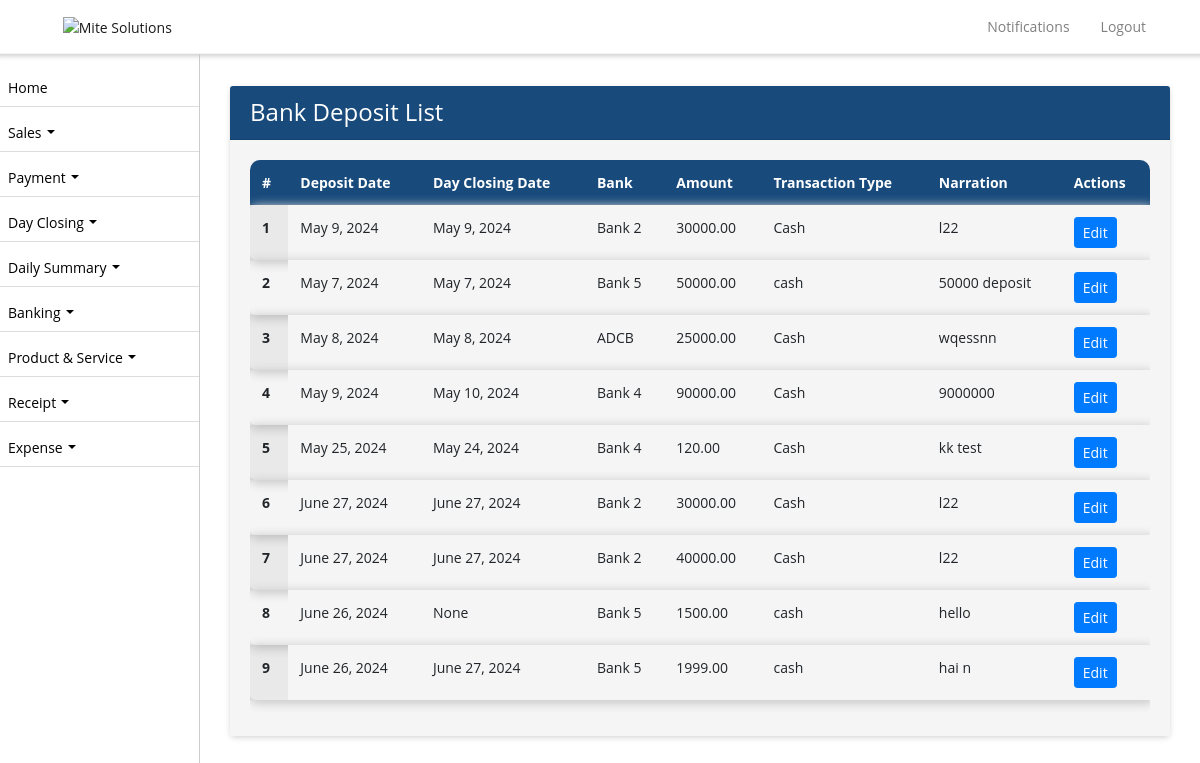
The app's page /bank-deposit/ (signed in) with its own data.
### ezshopapp/models.py (models this page shows, shortened)
class BankDeposit(models.Model):
    date = models.DateField()
    deposit_date = models.DateField(null=True, blank=True)
    amount = models.DecimalField(max_digits=10, decimal_places=2)
    transaction_type = models.CharField(max_length=20)
    narration = models.TextField()
    bank = models.ForeignKey(Bank, on_delete=models.CASCADE, null=True, blank=True)
    business_profile = models.CharField(max_length=255, null=True)
    created_on = models.DateTimeField(auto_now_add=True, null=True)

class Bank(models.Model):
    name = models.CharField(max_length=255)
    account_number = models.CharField(max_length=50)
    opening_balance = models.DecimalField(max_digits=10, decimal_places=2)
    business_profile = models.CharField(max_length=255, null=True)
    created_on = models.DateTimeField(auto_now_add=True, null=True)

### ezshopapp/views.py (the view)
# urls.py: path('bank-deposit/', BankDepositListView.as_view(), name='bank_deposit_list'),
class BankDepositListView(ListView):
    model = BankDeposit
    template_name = 'bank_deposit_list.html'
    def get_queryset(self):
        shop_admin = get_object_or_404(ShopAdmin, user=self.request.user)
        shop = shop_admin.shop
        business_profile = get_object_or_404(BusinessProfile, name=shop.name)
        return BankDeposit.objects.filter(business_profile=business_profile.id)

### ezshopapp/templates/bank_deposit_list.html (shortened to what this page needs)
{% extends 'base.html' %}
{% block content %}
<div class="container">
  <div class="card">
    <div class="card-header">
      <h4 class="mb-0 text-white">Bank Deposit List</h4>
    </div>
    <div class="card-body">
      <div class="table-responsive">
        <table class="table table-bordered table-striped nowrap" id="bdlist">
          <thead>
            <tr>
              <th scope="col">#</th>
              <th scope="col">Deposit Date</th>
              <th scope="col">Day Closing Date</th>
              <th scope="col">Bank</th>
              <th scope="col">Amount</th>
              <th scope="col">Transaction Type</th>
              <th scope="col">Narration</th>
              <th scope="col">Actions</th>
            </tr>
          </thead>
          <tbody>
            {% for bank_deposit in object_list %}
              <tr>
                <th scope="row">{{ forloop.counter }}</th>
                <td>{{ bank_deposit.date }}</td>
                <td>{{ bank_deposit.deposit_date }}</td>
                <td>{{ bank_deposit.bank.name }}</td>
                <td>{{ bank_deposit.amount }}</td>
                <td>{{ bank_deposit.transaction_type }}</td>
                <td>{{ bank_deposit.narration }}</td>
<td>
            <a href="{% url 'update_bank_deposit' bank_deposit.id %}" class="btn btn-primary btn-sm">Edit</a>
</td>
              </tr>
            {% endfor %}
          </tbody>
        </table>
      </div>
    </div>
  </div>
</div>
{% endblock %}

### ezshopapp/templates/base.html (style rules this page uses)
.table-bordered td, .table-bordered th { border: transparent !important; }
.table-bordered>:not(caption)>* { border-width: 0px !important; box-shadow: 2px 2px 10px 2px #ccc; border-radius:5px; }
body, p, h1, h2, h3, h4, h5, h6, a, li, label, input, div, span, small { font-family: "Open Sans", sans-serif !important; }
body, p, a, li, li>a { font-size:14px !important; }
h4 { color: #fff !important; }
body { padding-top: 56px; background-color: #ffffff !important; }
table thead { border-radius: 5px !important; }
table thead th { vertical-align: bottom; border-bottom: 2px solid #dee2e6; background-color: #184b7c !important; color: #fff !important; }
tbody { border-bottom: 0px !important; background-color: #f5f5f5 !important; }
tbody>tr>td { background-color: #f5f5f5 !important; }
table { border:1px !important; }
div>.table-responsive, table, table>thead { border-radius: 10px !important; }
.card { border:0px !important; margin-top:15px; margin-bottom:15px; box-shadow: 0px 2px 6px -1px #ccc; }
.card-body { background-color: #f5f5f5 !important; }
.card-header { background-color: #184b7c !important; color:#fff !important; }
.btn-primary { --bs-btn-color: #fff; --bs-btn-bg: #00B69B; --bs-btn-border-color: #00B69B; --bs-btn-hover-color: #000; --bs-btn-hover-bg: #26c1aa; --bs-btn-hover-border-color: #1abda5; --bs-btn-focus-shadow-rgb: 0, 155, 132; --bs-btn-active-color: #000; --bs-btn-active-bg: #33c5af; --bs-btn-active-border-color: #1abda5; --bs-btn-active-shadow: inset 0 3px 5px rgba(0, 0, 0, 0.125); --bs-btn-disabled-color: #000; --bs-btn-disabled-bg: #00B69B; --bs-btn-disabled-border-color: #00B69B; }

### records on screen
BankDeposit: date "May 9, 2024", deposit_date "May 9, 2024", bank.name "Bank 2", amount "30000.00", transaction_type "Cash", narration "l22"
BankDeposit: date "May 7, 2024", deposit_date "May 7, 2024", bank.name "Bank 5", amount "50000.00", transaction_type "cash", narration "50000 deposit"
BankDeposit: date "May 8, 2024", deposit_date "May 8, 2024", bank.name "ADCB", amount "25000.00", transaction_type "Cash", narration "wqessnn"
BankDeposit: date "May 9, 2024", deposit_date "May 10, 2024", bank.name "Bank 4", amount "90000.00", transaction_type "Cash", narration "9000000"
BankDeposit: date "May 25, 2024", deposit_date "May 24, 2024", bank.name "Bank 4", amount "120.00", transaction_type "Cash", narration "kk test"
BankDeposit: date "June 27, 2024", deposit_date "June 27, 2024", bank.name "Bank 2", amount "30000.00", transaction_type "Cash", narration "l22"
BankDeposit: date "June 27, 2024", deposit_date "June 27, 2024", bank.name "Bank 2", amount "40000.00", transaction_type "Cash", narration "l22"
BankDeposit: date "June 26, 2024", deposit_date "None", bank.name "Bank 5", amount "1500.00", transaction_type "cash", narration "hello"
BankDeposit: date "June 26, 2024", deposit_date "June 27, 2024", bank.name "Bank 5", amount "1999.00", transaction_type "cash", narration "hai n"
